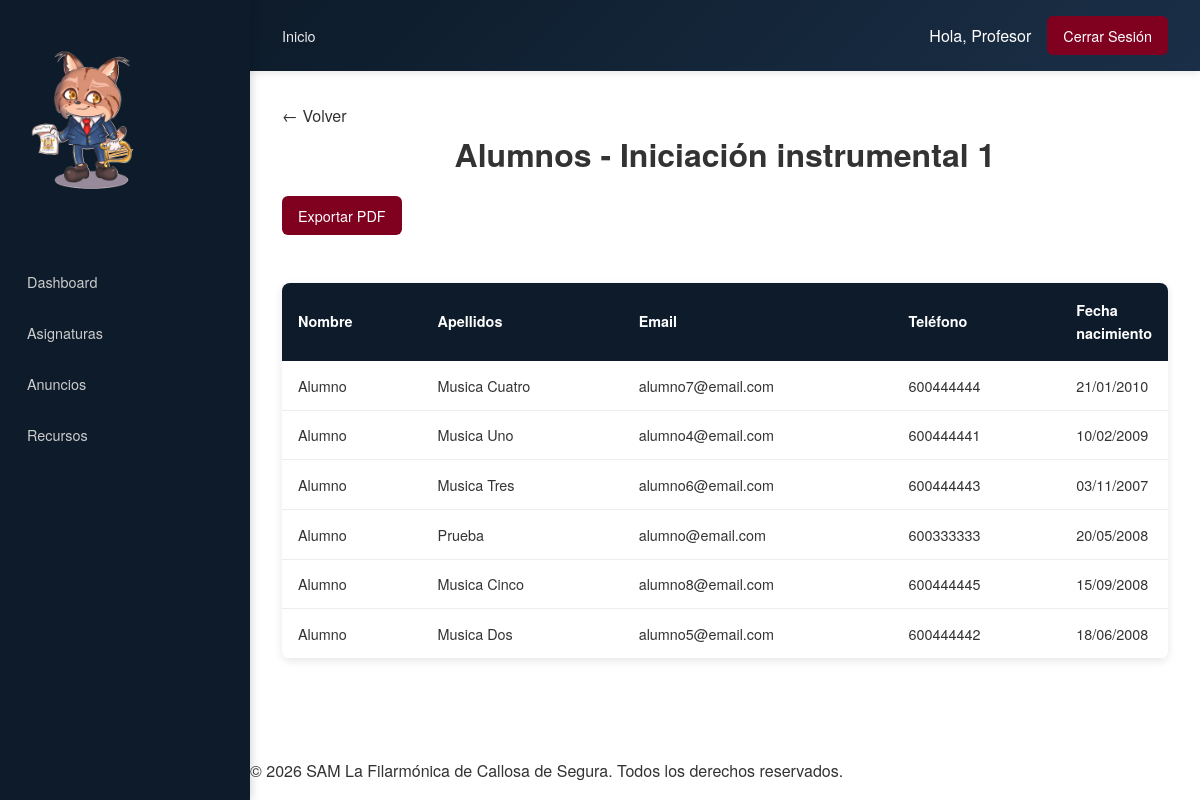
Screenshot of /profesor/listado-alumnos.php?id_asignatura=3 (signed in) with the database file from the repository.
### tables this page shows
CREATE TABLE `asignaturas` (
  `id_asignatura` int(11) NOT NULL,
  `nombre` varchar(100) NOT NULL,
  `id_curso` int(11) DEFAULT NULL,
  `id_profesor` int(11) DEFAULT NULL
);

CREATE TABLE `usuarios` (
  `id_usuario` int(11) NOT NULL,
  `nombre` varchar(100) NOT NULL,
  `apellidos` varchar(150) NOT NULL,
  `email` varchar(150) NOT NULL,
  `password` varchar(255) NOT NULL,
  `telefono` varchar(20) DEFAULT NULL,
  `dni` varchar(20) DEFAULT NULL,
  `fecha_nacimiento` date DEFAULT NULL,
  `direccion` text DEFAULT NULL,
  `rol` enum('admin','profesor','alumno') NOT NULL,
  `fecha_registro` date DEFAULT NULL,
  `activo` tinyint(1) DEFAULT 1
);

### profesor/listado-alumnos.php (the view, shortened to what this page needs)
<?php
require_once "../includes/funciones.php";
$conexion = conectar();
$id_profesor = $_SESSION['id_usuario'];
$id_asignatura = (int)$_GET['id_asignatura'];
$verificar = $conexion->query("SELECT nombre FROM asignaturas WHERE id_asignatura = $id_asignatura AND id_profesor = $id_profesor");
$datos_asignatura = $verificar->fetch_assoc();
$total_result = $conexion->query("SELECT COUNT(DISTINCT u.id_usuario) AS total FROM asignaturas a
                                    JOIN matriculas m ON a.id_curso = m.id_curso
                                    JOIN usuarios u ON m.id_alumno = u.id_usuario
                                    WHERE a.id_asignatura = $id_asignatura AND m.estado = 'activa' AND u.rol = 'alumno'");
$total = $total_result->fetch_assoc()['total'];
$paginacion = paginar($total, 10);
$alumnos = $conexion->query(" SELECT DISTINCT u.id_usuario, u.nombre, u.apellidos, u.email, u.telefono, u.fecha_nacimiento
                                FROM asignaturas a
                                JOIN matriculas m ON a.id_curso = m.id_curso
                                JOIN usuarios u ON m.id_alumno = u.id_usuario
                                WHERE a.id_asignatura = $id_asignatura AND m.estado = 'activa' AND u.rol = 'alumno' AND u.activo = 1
                                ORDER BY u.nombre ASC
                                LIMIT {$paginacion['offset']}, {$paginacion['limite']}");
include "../plantillas/header_privado.php";
include "../plantillas/navbar_privado.php";
?>
<main class="main">
    <h1>Alumnos - <?= $datos_asignatura['nombre'] ?></h1>
    <a href="exportar_alumnos_pdf.php?id_asignatura=<?= $id_asignatura ?>" class="btn-crear"> Exportar PDF </a>
    <?php if($total > 0){ ?>
        <table>
            <thead>
                <tr>
                    <th>Nombre</th>
                    <th>Apellidos</th>
                    <th>Email</th>
                    <th>Teléfono</th>
                    <th>Fecha nacimiento</th>
                </tr>
            </thead>
            <tbody>
                <?php while($alumno = $alumnos->fetch_assoc()){ ?>
                    <tr>
                        <td><?= $alumno['nombre'] ?></td>
                        <td><?= $alumno['apellidos'] ?></td>
                        <td><?= $alumno['email'] ?></td>
                        <td><?= $alumno['telefono'] ?></td>
                        <td><?= date("d/m/Y", strtotime($alumno['fecha_nacimiento'])) ?></td>
                    </tr>
                <?php } ?>
            </tbody>
        </table>
    <?php } else { ?>
        <p>No hay alumnos matriculados.</p>
    <?php } ?>
</main>
<?php
include "../plantillas/footer_privado.php";
?>

### estaticos/css/styles.css (style rules this page uses)
* { box-sizing: border-box; margin: 0; padding: 0; }
html, body { height: 100%; margin: 0; }
body { font-family: 'Helvetica Neue', Arial, sans-serif; line-height: 1.6; color: #333333; display: flex; flex-direction: column; min-height: 100vh; min-width: 320px; }
main { flex: 1; }
a { text-decoration: none; color: inherit; }
h1, h2, h3 { margin-bottom: 1rem; text-align: center; }

### estaticos/css/privado.css (style rules this page uses)
* { box-sizing: border-box; }
html, body { min-width: 320px; }
body { margin: 0; padding: 0; }
.main { padding: 1rem; width: 100%; max-width: 1400px; min-width: 300px; margin: 0 auto; }
table { width: 100%; display: block; overflow-x: auto; -webkit-overflow-scrolling: touch; border-collapse: collapse; margin-top: 1.5rem; background: white; border-radius: 8px; box-shadow: 0 2px 8px rgba(0, 0, 0, 0.1); font-size: 0.85rem; }
table thead { background: #0D1B2A; color: white; }
table th { padding: 0.6rem 0.4rem; text-align: left; font-weight: 600; }
table td { padding: 0.75rem 0.4rem; border-bottom: 1px solid #eee; max-height: 200px; }
td:last-child, th:last-child { width:1%; }
.btn-crear, .btn-editar, .btn-eliminar, .btn-aprobar, .btn-rechazar { display: inline-block; padding: 6px 12px; border-radius: 6px; text-decoration: none; font-size: 0.8rem; transition: all 0.3s; border: none; cursor: pointer; }
.btn-crear { background: #800020; color: white; margin-bottom: 1rem; width: 100%; }
@media (min-width: 768px) { .main { padding: 1.5rem; } }
@media (min-width: 768px) { table { font-size: 0.9rem; } }
@media (min-width: 768px) { table th { padding: 1rem; } }
@media (min-width: 768px) { table td { padding: 0.8rem 1rem; } }
@media (min-width: 768px) { .btn-crear, .btn-editar, .btn-eliminar, .btn-aprobar, .btn-rechazar { padding: 8px 16px; font-size: 0.9rem; } }
@media (min-width: 768px) { .btn-crear { width: auto; margin-bottom: 1.5rem; } }
@media (min-width: 1024px) { .main { padding: 2rem; max-width: 1200px; } }
@media (min-width: 1024px) { body { margin-left: 250px; } }

### rows the page displays
asignaturas: nombre "Iniciación instrumental 1"
usuarios: nombre "Alumno", apellidos "Musica Cuatro", email "alumno7@email.com", telefono "600444444", fecha_nacimiento "21/01/2010"
usuarios: nombre "Alumno", apellidos "Musica Uno", email "alumno4@email.com", telefono "600444441", fecha_nacimiento "10/02/2009"
usuarios: nombre "Alumno", apellidos "Musica Tres", email "alumno6@email.com", telefono "600444443", fecha_nacimiento "03/11/2007"
usuarios: nombre "Alumno", apellidos "Prueba", email "alumno@email.com", telefono "600333333", fecha_nacimiento "20/05/2008"
usuarios: nombre "Alumno", apellidos "Musica Cinco", email "alumno8@email.com", telefono "600444445", fecha_nacimiento "15/09/2008"
usuarios: nombre "Alumno", apellidos "Musica Dos", email "alumno5@email.com", telefono "600444442", fecha_nacimiento "18/06/2008"

### other values shown
$nombre "Profesor"
